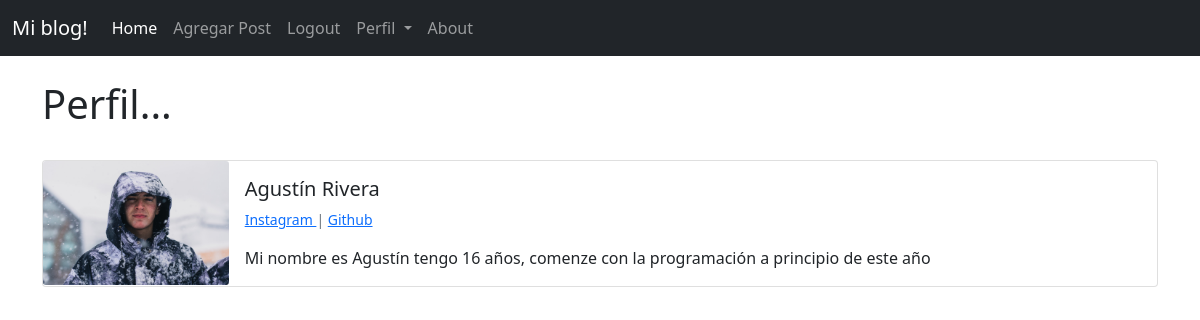
Screenshot of /appblog2/1/perfil/ (signed in) with the database file from the repository.
### appblog/models.py (models this page shows, shortened)
class Perfil(models.Model):
    user = models.OneToOneField(User, null=True, on_delete=models.CASCADE)
    bio = models.TextField()
    perfil_imagen = models.ImageField(null=True, blank=True, upload_to="imagenes/perfil/")
    Instagram_url = models.CharField(max_length=255, null=True, blank=True)
    github_url =  models.CharField(max_length=255, null=True, blank=True)
    fb_url = models.CharField(max_length=255, null=True, blank=True)
    web_url =  models.CharField(max_length=255, null=True, blank=True)
    Twitter_url = models.CharField(max_length=255, null=True, blank=True)

### appblog2/views.py (the view)
# urls.py: path('<pk>/perfil/', ShowProfilePageView.as_view(), name='show_profile'),
class ShowProfilePageView(DetailView):
    model = Perfil
    template_name = 'registration/user_profile.html'
    def get_context_data(self, *args, **kwargs):
        context = super(ShowProfilePageView, self).get_context_data(*args, **kwargs)
        page_user = get_object_or_404(Perfil, id=self.kwargs["pk"])
        context["page_user"] = page_user
        return context

### appblog2/templates/registration/user_profile.html (shortened to what this page needs)
{% extends 'appblog/base.html' %}
{% block contenido %}
<h1> Perfil... </h1>
<br/>
<div class="card mb-3" >
    <div class="row g-0">
        <div class="col-md-2">
{% if page_user.perfil_imagen %}
    <img src="{{ page_user.perfil_imagen.url }}" class="card-img" >
{% else %}
    <img src="https://180dc.org/wp-content/uploads/2016/08/default-profile.png" class="card-img" >
{% endif %}
        </div>
        <div class="col-md-10">
        <div class="card-body">
            <h5 class="card-title">
                {{ page_user.user.first_name}}
                {{page_user.user.last_name}}
            </h5>
        <p class= "small text-muted">
            {% if page_user.Instagram_url %}
                <a href="{{ page_user.Instagram_url }}">Instagram </a> |
            {% endif %}
            {% if page_user.github_url %}
                <a href="{{ page_user.github_url }}">Github </a>
            {% endif %}
            </p>
            <p class="card-text">{{ page_user.bio }}</p>
        </div>
        </div>
    </div>
    </div>
{% endblock %}

### rows the page displays
Perfil: perfil_imagen (picture), user.first_name "Agustín", user.last_name "Rivera", bio "Mi nombre es Agustín tengo 16 años, comenze con la programación a principio de este año"
